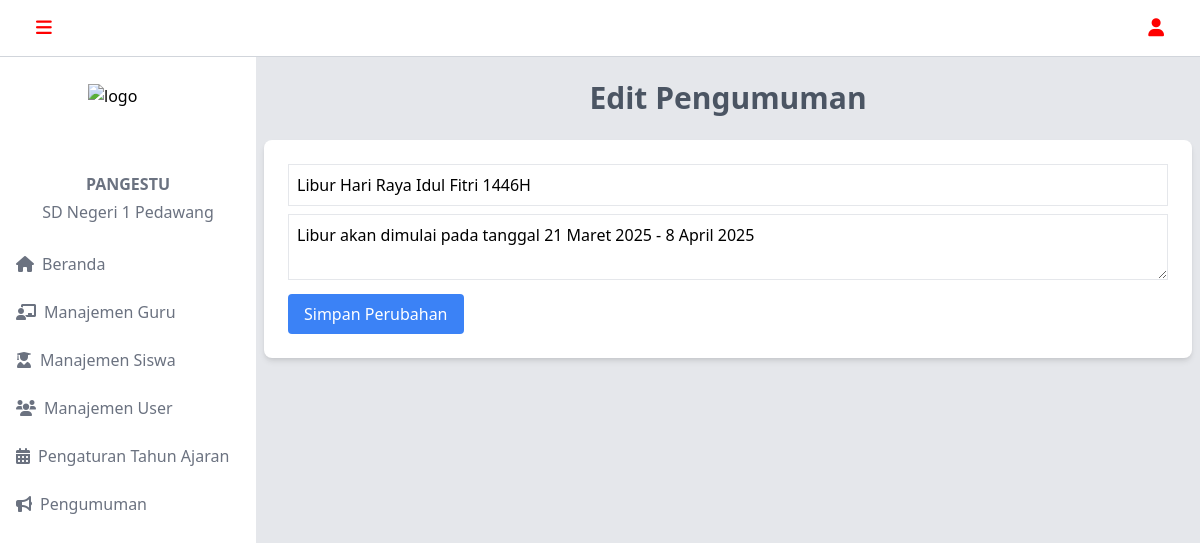
/app/layout/admin/edit-pengumuman.php?id=6 (signed in), run on the app's committed database.
### tables this page shows
CREATE TABLE `pengumuman` (
  `id` int NOT NULL,
  `user_id` int NOT NULL,
  `judul` varchar(255) NOT NULL,
  `isi` text NOT NULL,
  `tanggal` timestamp NULL DEFAULT CURRENT_TIMESTAMP
);

### app/layout/admin/edit-pengumuman.php (the view, shortened to what this page needs)
<?php
include '../../config/config-db.php';
$id = $_GET['id'];
$query = "SELECT * FROM pengumuman WHERE id = ?";
$stmt = $conn->prepare($query);
$stmt->bind_param("i", $id);
$stmt->execute();
$result = $stmt->get_result();
$pengumuman = $result->fetch_assoc();
include '../header-admin.php';
?>
<body class="bg-gray-200 mt-20">
    <div class="lg:ml-64 lg:pl-2 lg:w-75% mt-2 mb-2 mx-2 content">
        <h2 class="text-3xl font-bold text-gray-600 mb-6 text-center">Edit Pengumuman</h2>
        <div class="bg-white p-6 rounded-lg shadow-md">
            <form action="../../process/update-pengumuman.php" method="POST">
                <input type="text" name="judul" class="border p-2 w-full mb-2" value="<?php echo $pengumuman['judul']; ?>" required>
                <textarea name="isi" class="border p-2 w-full mb-2" required><?php echo $pengumuman['isi']; ?></textarea>
                <button type="submit" class="bg-blue-500 text-white px-4 py-2 rounded">Simpan Perubahan</button>
            </form>
        </div>
    </div>
</body>
<?php
include '../footer-admin.php';
?>

### data on the page
pengumuman: judul "Libur Hari Raya Idul Fitri 1446H", isi "Libur akan dimulai pada tanggal 21 Maret 2025 - 8 April 2025"
